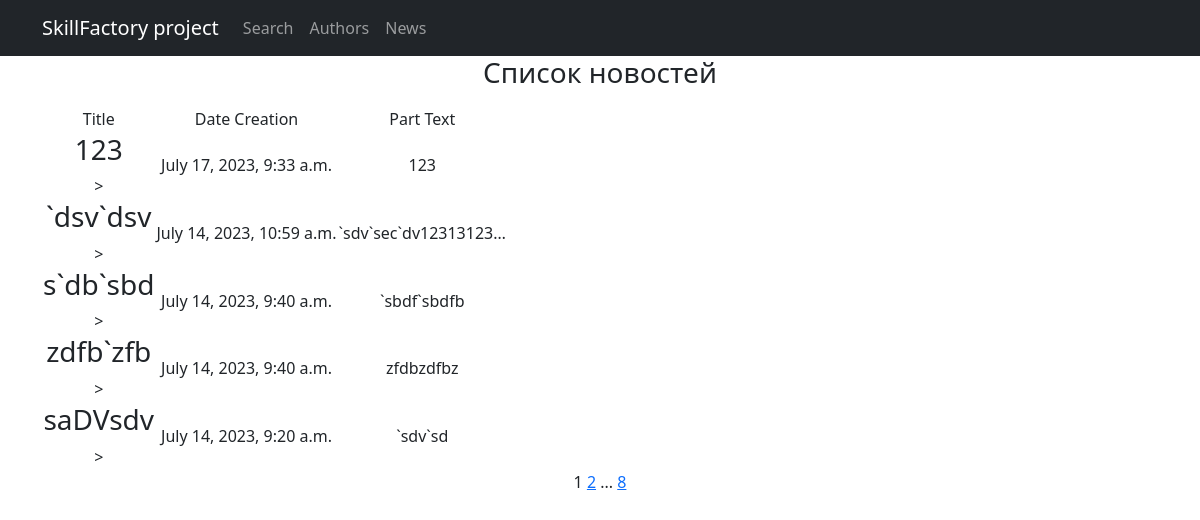
Before: /news/ with the older database file.
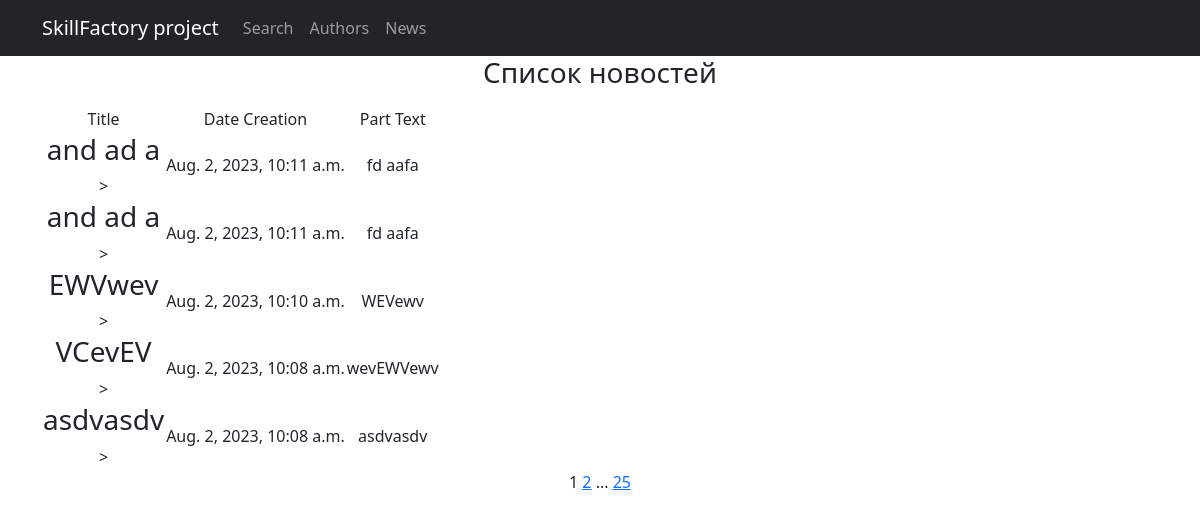
After: the same page with the newer database file.
### NewsApp/models.py (models this page shows, shortened)
class Post(models.Model):
    author = models.ForeignKey(Author, on_delete=models.CASCADE)
    NEWS = 'NW'
    ARTICLE = 'AR'
    CATEGORY_CHOICE = (
        (NEWS, 'Новость'),
        (ARTICLE, 'Статья'),
    )
    categoryType = models.CharField(max_length=2, choices=CATEGORY_CHOICE, default='NW')
    dateCreation = models.DateTimeField(auto_now_add=True)
    postCategory = models.ManyToManyField(Category, through='PostCategory')
    title = models.CharField(max_length=128)
    text = models.TextField()
    rating = models.SmallIntegerField(default=0)
    class Meta:
        verbose_name = 'Post'
        verbose_name_plural = 'Posts'

### NewsApp/views.py (the view)
# urls.py: path('news/', PostList.as_view(), name='post_list'),
class PostList(ListView):
    model = Post
    context_object_name = 'Posts'
    template_name = 'NewsApp/post_list.html'
    ordering = '-dateCreation'
    paginate_by = 5

### NewsApp/templates/NewsApp/post_list.html (shortened to what this page needs)
{% extends 'NewsApp/default.html' %}
{% load my_filter %}
{% block content %}
 <h3>Список новостей</h3>
{% if Posts %}
<table>
    <tr>
        <td>Title</td>
        <td>Date Creation</td>
        <td>Part Text</td>
    </tr>
  <ul>
    {% for post in Posts %}
      <tr>
        <td><h3>{{ post.title|censor }}</h3>></td>
        <td>{{ post.dateCreation}}</td>
        <td>{{ post.text|censor|truncatechars:20 }}</td>
      <td>
      <td>
</tr>
    {% endfor %}
  </ul>
</table>
{% else %}
<h2>No NEWS!</h2>
{% endif %}
{{ page_obj.number }}
{% if page_obj.has_next %}
        <a href="?page={{ page_obj.next_page_number }}"> {{ page_obj.next_page_number }}</a>
        {% if paginator.num_pages != page_obj.next_page_number %}
            ...
            <a href="?page={{ page_obj.paginator.num_pages }}">{{ page_obj.paginator.num_pages }}</a>
    {% endif %}
{% endif %}
{% endblock content %}

Changed rows visible on the page:
no longer on this page (row unchanged): Post: title|censor "123", dateCreation "July 17, 2023, 9:33 a.m.", text|censor "123"
no longer on this page (row unchanged): Post: title|censor "`dsv`dsv", dateCreation "July 14, 2023, 10:59 a.m.", text|censor "`sdv`sec`dv12313123…"
no longer on this page (row unchanged): Post: title|censor "s`db`sbd", dateCreation "July 14, 2023, 9:40 a.m.", text|censor "`sbdf`sbdfb"
no longer on this page (row unchanged): Post: title|censor "zdfb`zfb", dateCreation "July 14, 2023, 9:40 a.m.", text|censor "zfdbzdfbz"
no longer on this page (row unchanged): Post: title|censor "saDVsdv", dateCreation "July 14, 2023, 9:20 a.m.", text|censor "`sdv`sd"
added Post: title|censor "and ad a", dateCreation "Aug. 2, 2023, 10:11 a.m.", text|censor "fd aafa"
added Post: title|censor "and ad a", dateCreation "Aug. 2, 2023, 10:11 a.m.", text|censor "fd aafa"
added Post: title|censor "EWVwev", dateCreation "Aug. 2, 2023, 10:10 a.m.", text|censor "WEVewv"
added Post: title|censor "VCevEV", dateCreation "Aug. 2, 2023, 10:08 a.m.", text|censor "wevEWVewv"
added Post: title|censor "asdvasdv", dateCreation "Aug. 2, 2023, 10:08 a.m.", text|censor "asdvasdv"
Other visible differences:
{{ page_obj.paginator.num_pages }}: "8" → "25"
